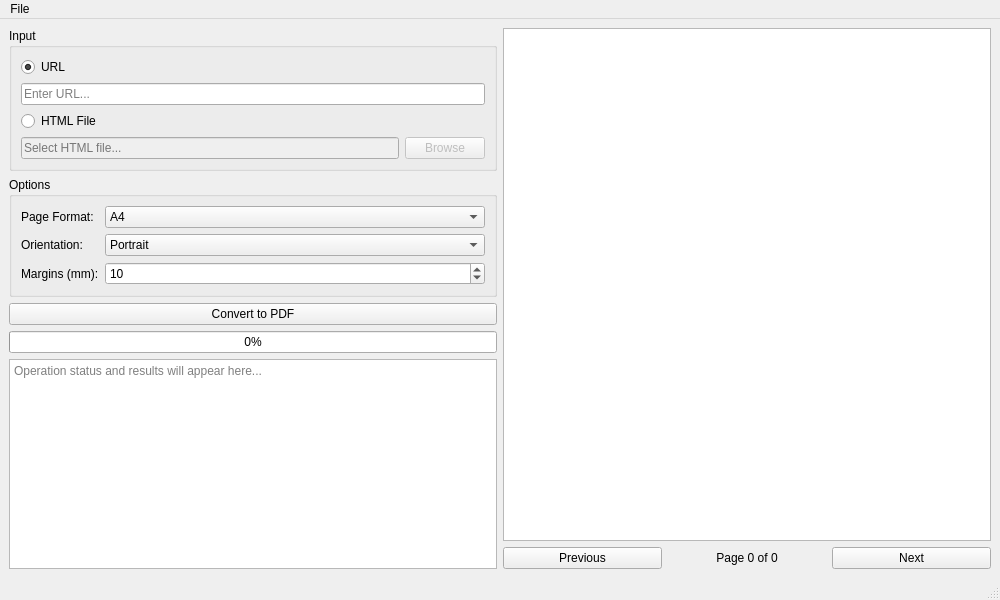
<?xml version='1.0' encoding='utf-8'?>
<ui version="4.0">
 <class>MainWindow</class>
 <widget class="QMainWindow" name="MainWindow">
  <property name="geometry">
   <rect>
    <x>0</x>
    <y>0</y>
    <width>1000</width>
    <height>600</height>
   </rect>
  </property>
  <property name="windowTitle">
   <string>HTML to PDF Converter</string>
  </property>
  <widget class="QWidget" name="centralwidget">
   <layout class="QHBoxLayout" name="horizontalLayout_3">
    <item>
     <layout class="QVBoxLayout" name="leftLayout">
      <item>
       <widget class="QGroupBox" name="inputGroup">
        <property name="title">
         <string>Input</string>
        </property>
        <layout class="QVBoxLayout" name="verticalLayout">
         <item>
          <widget class="QRadioButton" name="urlRadio">
           <property name="text">
            <string>URL</string>
           </property>
           <property name="checked">
            <bool>true</bool>
           </property>
           <property name="rfuLocale_setText" stdset="0">
            <string notr="true">Legacy.se7a241debad56609</string>
           </property>
          </widget>
         </item>
         <item>
          <widget class="QLineEdit" name="urlEdit">
           <property name="placeholderText">
            <string>Enter URL...</string>
           </property>
           <property name="rfuLocale_setPlaceholderText" stdset="0">
            <string notr="true">Legacy.s48ac254ed2a2c32c</string>
           </property>
          </widget>
         </item>
         <item>
          <widget class="QRadioButton" name="fileRadio">
           <property name="text">
            <string>HTML File</string>
           </property>
           <property name="rfuLocale_setText" stdset="0">
            <string notr="true">Legacy.s945b8cbbd14bbfc8</string>
           </property>
          </widget>
         </item>
         <item>
          <layout class="QHBoxLayout" name="horizontalLayout">
           <item>
            <widget class="QLineEdit" name="fileEdit">
             <property name="enabled">
              <bool>false</bool>
             </property>
             <property name="placeholderText">
              <string>Select HTML file...</string>
             </property>
             <property name="readOnly">
              <bool>true</bool>
             </property>
             <property name="rfuLocale_setPlaceholderText" stdset="0">
              <string notr="true">Legacy.s531918661cb64816</string>
             </property>
            </widget>
           </item>
           <item>
            <widget class="QPushButton" name="browseButton">
             <property name="enabled">
              <bool>false</bool>
             </property>
             <property name="text">
              <string>Browse</string>
             </property>
             <property name="rfuLocale_setText" stdset="0">
              <string notr="true">Legacy.s3227aa9666253f7a</string>
             </property>
            </widget>
           </item>
          </layout>
         </item>
        </layout>
        <property name="rfuLocale_setTitle" stdset="0">
         <string notr="true">Legacy.s36ecb4f8669133ce</string>
        </property>
       </widget>
      </item>
      <item>
       <widget class="QGroupBox" name="optionsGroup">
        <property name="title">
         <string>Options</string>
        </property>
        <layout class="QFormLayout" name="formLayout">
         <item row="0" column="0">
          <widget class="QLabel" name="pageFormatLabel">
           <property name="text">
            <string>Page Format:</string>
           </property>
           <property name="rfuLocale_setText" stdset="0">
            <string notr="true">Legacy.s654231a2eab94aad</string>
           </property>
          </widget>
         </item>
         <item row="0" column="1">
          <widget class="QComboBox" name="pageFormatCombo">
           <item>
            <property name="text">
             <string>A4</string>
            </property>
           </item>
           <item>
            <property name="text">
             <string>Letter</string>
            </property>
           </item>
           <item>
            <property name="text">
             <string>Legal</string>
            </property>
           </item>
          </widget>
         </item>
         <item row="1" column="0">
          <widget class="QLabel" name="orientationLabel">
           <property name="text">
            <string>Orientation:</string>
           </property>
           <property name="rfuLocale_setText" stdset="0">
            <string notr="true">Legacy.sac0ebda890081590</string>
           </property>
          </widget>
         </item>
         <item row="1" column="1">
          <widget class="QComboBox" name="orientationCombo">
           <item>
            <property name="text">
             <string>Portrait</string>
            </property>
           </item>
           <item>
            <property name="text">
             <string>Landscape</string>
            </property>
           </item>
          </widget>
         </item>
         <item row="2" column="0">
          <widget class="QLabel" name="marginsLabel">
           <property name="text">
            <string>Margins (mm):</string>
           </property>
           <property name="rfuLocale_setText" stdset="0">
            <string notr="true">Legacy.sb80fd07a92d6e927</string>
           </property>
          </widget>
         </item>
         <item row="2" column="1">
          <widget class="QSpinBox" name="marginsSpinBox">
           <property name="value">
            <number>10</number>
           </property>
          </widget>
         </item>
        </layout>
        <property name="rfuLocale_setTitle" stdset="0">
         <string notr="true">Legacy.sd0db8b5e364b6989</string>
        </property>
       </widget>
      </item>
      <item>
       <widget class="QPushButton" name="convertButton">
        <property name="text">
         <string>Convert to PDF</string>
        </property>
        <property name="rfuLocale_setText" stdset="0">
         <string notr="true">Legacy.s3da67b0803fe55fd</string>
        </property>
       </widget>
      </item>
      <item>
       <widget class="QProgressBar" name="progressBar">
        <property name="value">
         <number>0</number>
        </property>
       </widget>
      </item>
      <item>
       <widget class="QTextEdit" name="outputText">
        <property name="readOnly">
         <bool>true</bool>
        </property>
        <property name="placeholderText">
         <string>Operation status and results will appear here...</string>
        </property>
        <property name="rfuLocale_setPlaceholderText" stdset="0">
         <string notr="true">Legacy.s3a170a5c58931df1</string>
        </property>
       </widget>
      </item>
     </layout>
    </item>
    <item>
     <layout class="QVBoxLayout" name="rightLayout">
      <item>
       <widget class="QGraphicsView" name="previewView">
        <property name="sizePolicy">
         <sizepolicy hsizetype="Expanding" vsizetype="Expanding">
          <horstretch>1</horstretch>
          <verstretch>0</verstretch>
         </sizepolicy>
        </property>
       </widget>
      </item>
      <item>
       <layout class="QHBoxLayout" name="navigationLayout">
        <item>
         <widget class="QPushButton" name="prevButton">
          <property name="text">
           <string>Previous</string>
          </property>
          <property name="rfuLocale_setText" stdset="0">
           <string notr="true">Legacy.sa57b08a480b822a0</string>
          </property>
         </widget>
        </item>
        <item>
         <widget class="QLabel" name="pageLabel">
          <property name="text">
           <string>Page 0 of 0</string>
          </property>
          <property name="alignment">
           <set>Qt::AlignCenter</set>
          </property>
          <property name="rfuLocale_setText" stdset="0">
           <string notr="true">Legacy.s3471f557170a112d</string>
          </property>
         </widget>
        </item>
        <item>
         <widget class="QPushButton" name="nextButton">
          <property name="text">
           <string>Next</string>
          </property>
          <property name="rfuLocale_setText" stdset="0">
           <string notr="true">Legacy.s1ff57a29d7c9d11b</string>
          </property>
         </widget>
        </item>
       </layout>
      </item>
     </layout>
    </item>
   </layout>
  </widget>
  <widget class="QMenuBar" name="menubar">
   <property name="geometry">
    <rect>
     <x>0</x>
     <y>0</y>
     <width>1000</width>
     <height>27</height>
    </rect>
   </property>
   <widget class="QMenu" name="menuFile">
    <property name="title">
     <string>File</string>
    </property>
    <addaction name="actionExit" />
    <property name="rfuLocale_setTitle" stdset="0">
     <string notr="true">Legacy.s50009ce1da4d15e1</string>
    </property>
   </widget>
   <addaction name="menuFile" />
  </widget>
  <widget class="QStatusBar" name="statusbar" />
  <action name="actionExit">
   <property name="text">
    <string>Exit</string>
   </property>
   <property name="shortcut">
    <string>Ctrl+Q</string>
   </property>
   <property name="rfuLocale_setText" stdset="0">
    <string notr="true">Legacy.sd17d84a604994b72</string>
   </property>
  </action>
  <property name="rfuLocale_setWindowTitle" stdset="0">
   <string notr="true">Legacy.sd95e9de4ae3f5c05</string>
  </property>
 </widget>
 <resources />
 <connections />
</ui>
